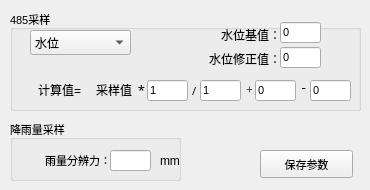
   <widget class="QWidget" name="tab_2">
    <attribute name="title">
     <string>采样修正</string>
    </attribute>
    <widget class="QGroupBox" name="groupBox">
     <property name="geometry">
      <rect>
       <x>10</x>
       <y>10</y>
       <width>351</width>
       <height>101</height>
      </rect>
     </property>
     <property name="font">
      <font>
       <pointsize>8</pointsize>
      </font>
     </property>
     <property name="title">
      <string>485采样</string>
     </property>
     <widget class="QLabel" name="label_13">
      <property name="geometry">
       <rect>
        <x>10</x>
        <y>70</y>
        <width>61</width>
        <height>20</height>
       </rect>
      </property>
      <property name="font">
       <font>
        <pointsize>9</pointsize>
       </font>
      </property>
      <property name="text">
       <string>计算值=</string>
      </property>
      <property name="alignment">
       <set>Qt::AlignRight|Qt::AlignTrailing|Qt::AlignVCenter</set>
      </property>
     </widget>
     <widget class="QLineEdit" name="lineEdit_multipy">
      <property name="geometry">
       <rect>
        <x>137</x>
        <y>70</y>
        <width>41</width>
        <height>21</height>
       </rect>
      </property>
      <property name="text">
       <string>1</string>
      </property>
     </widget>
     <widget class="QLineEdit" name="lineEdit_divide">
      <property name="geometry">
       <rect>
        <x>190</x>
        <y>70</y>
        <width>41</width>
        <height>21</height>
       </rect>
      </property>
      <property name="text">
       <string>1</string>
      </property>
     </widget>
     <widget class="QLineEdit" name="lineEdit_add">
      <property name="geometry">
       <rect>
        <x>245</x>
        <y>70</y>
        <width>41</width>
        <height>21</height>
       </rect>
      </property>
      <property name="text">
       <string>0</string>
      </property>
     </widget>
     <widget class="QLineEdit" name="lineEdit_subtract">
      <property name="geometry">
       <rect>
        <x>300</x>
        <y>70</y>
        <width>41</width>
        <height>21</height>
       </rect>
      </property>
      <property name="text">
       <string>0</string>
      </property>
     </widget>
     <widget class="QLabel" name="label_14">
      <property name="geometry">
       <rect>
        <x>75</x>
        <y>70</y>
        <width>47</width>
        <height>20</height>
       </rect>
      </property>
      <property name="font">
       <font>
        <pointsize>9</pointsize>
       </font>
      </property>
      <property name="text">
       <string>采样值</string>
      </property>
      <property name="alignment">
       <set>Qt::AlignRight|Qt::AlignTrailing|Qt::AlignVCenter</set>
      </property>
     </widget>
     <widget class="QLabel" name="label_15">
      <property name="geometry">
       <rect>
        <x>280</x>
        <y>67</y>
        <width>16</width>
        <height>20</height>
       </rect>
      </property>
      <property name="font">
       <font>
        <family>Times New Roman</family>
        <pointsize>10</pointsize>
       </font>
      </property>
      <property name="text">
       <string>-</string>
      </property>
      <property name="alignment">
       <set>Qt::AlignRight|Qt::AlignTrailing|Qt::AlignVCenter</set>
      </property>
     </widget>
     <widget class="QLabel" name="label_17">
      <property name="geometry">
       <rect>
        <x>227</x>
        <y>70</y>
        <width>16</width>
        <height>20</height>
       </rect>
      </property>
      <property name="font">
       <font>
        <family>Times New Roman</family>
        <pointsize>9</pointsize>
       </font>
      </property>
      <property name="text">
       <string>+</string>
      </property>
      <property name="alignment">
       <set>Qt::AlignRight|Qt::AlignTrailing|Qt::AlignVCenter</set>
      </property>
     </widget>
     <widget class="QLabel" name="label_18">
      <property name="geometry">
       <rect>
        <x>170</x>
        <y>70</y>
        <width>16</width>
        <height>20</height>
       </rect>
      </property>
      <property name="font">
       <font>
        <family>Times New Roman</family>
        <pointsize>10</pointsize>
        <weight>75</weight>
        <bold>true</bold>
       </font>
      </property>
      <property name="text">
       <string>/</string>
      </property>
      <property name="alignment">
       <set>Qt::AlignRight|Qt::AlignTrailing|Qt::AlignVCenter</set>
      </property>
     </widget>
     <widget class="QLabel" name="label_20">
      <property name="geometry">
       <rect>
        <x>114</x>
        <y>70</y>
        <width>21</width>
        <height>20</height>
       </rect>
      </property>
      <property name="font">
       <font>
        <family>宋体</family>
        <pointsize>10</pointsize>
       </font>
      </property>
      <property name="text">
       <string>*</string>
      </property>
      <property name="alignment">
       <set>Qt::AlignRight|Qt::AlignTrailing|Qt::AlignVCenter</set>
      </property>
     </widget>
     <widget class="QComboBox" name="comboBox_485">
      <property name="geometry">
       <rect>
        <x>20</x>
        <y>20</y>
        <width>101</width>
        <height>25</height>
       </rect>
      </property>
      <property name="font">
       <font>
        <pointsize>9</pointsize>
       </font>
      </property>
      <property name="focusPolicy">
       <enum>Qt::NoFocus</enum>
      </property>
      <item>
       <property name="text">
        <string>水位</string>
       </property>
      </item>
      <item>
       <property name="text">
        <string>瞬时流量</string>
       </property>
      </item>
      <item>
       <property name="text">
        <string>累计流量</string>
       </property>
      </item>
      <item>
       <property name="text">
        <string>流速</string>
       </property>
      </item>
     </widget>
     <widget class="QLabel" name="label_40">
      <property name="geometry">
       <rect>
        <x>160</x>
        <y>39</y>
        <width>111</width>
        <height>20</height>
       </rect>
      </property>
      <property name="font">
       <font>
        <pointsize>9</pointsize>
       </font>
      </property>
      <property name="text">
       <string>水位修正值：</string>
      </property>
      <property name="alignment">
       <set>Qt::AlignRight|Qt::AlignTrailing|Qt::AlignVCenter</set>
      </property>
     </widget>
     <widget class="QLabel" name="label_41">
      <property name="geometry">
       <rect>
        <x>160</x>
        <y>15</y>
        <width>111</width>
        <height>20</height>
       </rect>
      </property>
      <property name="font">
       <font>
        <pointsize>9</pointsize>
       </font>
      </property>
      <property name="text">
       <string>水位基值：</string>
      </property>
      <property name="alignment">
       <set>Qt::AlignRight|Qt::AlignTrailing|Qt::AlignVCenter</set>
      </property>
     </widget>
     <widget class="QLineEdit" name="lineEdit_water_base">
      <property name="geometry">
       <rect>
        <x>270</x>
        <y>12</y>
        <width>41</width>
        <height>21</height>
       </rect>
      </property>
      <property name="text">
       <string>0</string>
      </property>
     </widget>
     <widget class="QLineEdit" name="lineEdit_water_modify">
      <property name="geometry">
       <rect>
        <x>270</x>
        <y>37</y>
        <width>41</width>
        <height>21</height>
       </rect>
      </property>
      <property name="text">
       <string>0</string>
      </property>
     </widget>
    </widget>
    <widget class="QGroupBox" name="groupBox_3">
     <property name="geometry">
      <rect>
       <x>10</x>
       <y>120</y>
       <width>171</width>
       <height>61</height>
      </rect>
     </property>
     <property name="font">
      <font>
       <pointsize>8</pointsize>
      </font>
     </property>
     <property name="title">
      <string>降雨量采样</string>
     </property>
     <widget class="QLabel" name="label_12">
      <property name="geometry">
       <rect>
        <x>0</x>
        <y>30</y>
        <width>101</width>
        <height>20</height>
       </rect>
      </property>
      <property name="font">
       <font>
        <pointsize>8</pointsize>
       </font>
      </property>
      <property name="text">
       <string>雨量分辨力：</string>
      </property>
      <property name="alignment">
       <set>Qt::AlignRight|Qt::AlignTrailing|Qt::AlignVCenter</set>
      </property>
     </widget>
     <widget class="QLineEdit" name="lineEdit_rain_ratio">
      <property name="geometry">
       <rect>
        <x>100</x>
        <y>30</y>
        <width>41</width>
        <height>21</height>
       </rect>
      </property>
      <property name="font">
       <font>
        <pointsize>9</pointsize>
       </font>
      </property>
     </widget>
     <widget class="QLabel" name="label_16">
      <property name="geometry">
       <rect>
        <x>150</x>
        <y>30</y>
        <width>21</width>
        <height>21</height>
       </rect>
      </property>
      <property name="font">
       <font>
        <pointsize>9</pointsize>
       </font>
      </property>
      <property name="text">
       <string>mm</string>
      </property>
     </widget>
    </widget>
    <widget class="QPushButton" name="save_Button_sampling">
     <property name="geometry">
      <rect>
       <x>260</x>
       <y>150</y>
       <width>93</width>
       <height>28</height>
      </rect>
     </property>
     <property name="font">
      <font>
       <pointsize>8</pointsize>
      </font>
     </property>
     <property name="focusPolicy">
      <enum>Qt::NoFocus</enum>
     </property>
     <property name="text">
      <string>保存参数</string>
     </property>
    </widget>
   </widget>
